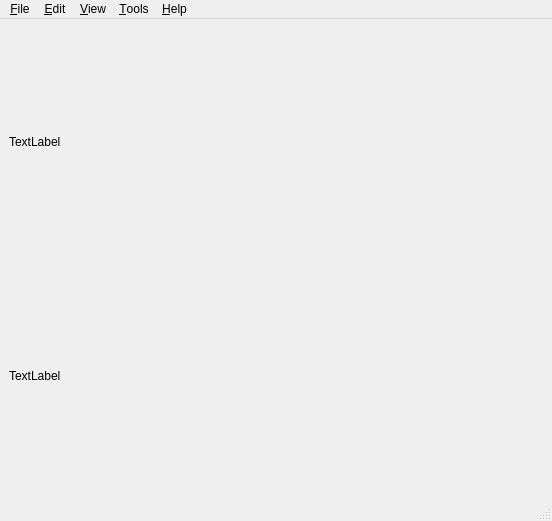
<?xml version="1.0" encoding="UTF-8"?>
<ui version="4.0">
 <class>MainWindow</class>
 <widget class="QMainWindow" name="MainWindow">
  <property name="geometry">
   <rect>
    <x>0</x>
    <y>0</y>
    <width>552</width>
    <height>521</height>
   </rect>
  </property>
  <property name="windowTitle">
   <string>MainWindow</string>
  </property>
  <widget class="QWidget" name="centralwidget">
   <layout class="QVBoxLayout" name="verticalLayout">
    <item>
     <widget class="QLabel" name="label_2">
      <property name="text">
       <string>TextLabel</string>
      </property>
     </widget>
    </item>
    <item>
     <widget class="QLabel" name="label">
      <property name="text">
       <string>TextLabel</string>
      </property>
     </widget>
    </item>
   </layout>
  </widget>
  <widget class="QMenuBar" name="menubar">
   <property name="geometry">
    <rect>
     <x>0</x>
     <y>0</y>
     <width>552</width>
     <height>26</height>
    </rect>
   </property>
   <widget class="QMenu" name="menuFile">
    <property name="title">
     <string>&amp;File</string>
    </property>
    <addaction name="actionNew"/>
    <addaction name="actionOpen"/>
    <addaction name="separator"/>
    <addaction name="action_Preference"/>
    <addaction name="action_Exit"/>
   </widget>
   <widget class="QMenu" name="menu_Edit">
    <property name="title">
     <string>&amp;Edit</string>
    </property>
   </widget>
   <widget class="QMenu" name="menu_View">
    <property name="title">
     <string>&amp;View</string>
    </property>
   </widget>
   <widget class="QMenu" name="menu_Tools">
    <property name="title">
     <string>&amp;Tools</string>
    </property>
   </widget>
   <widget class="QMenu" name="menuHelp">
    <property name="title">
     <string>&amp;Help</string>
    </property>
   </widget>
   <addaction name="menuFile"/>
   <addaction name="menu_Edit"/>
   <addaction name="menu_View"/>
   <addaction name="menu_Tools"/>
   <addaction name="menuHelp"/>
  </widget>
  <widget class="QStatusBar" name="statusbar"/>
  <action name="actionNew">
   <property name="text">
    <string>New...</string>
   </property>
  </action>
  <action name="actionOpen">
   <property name="text">
    <string>&amp;Open</string>
   </property>
  </action>
  <action name="action_Preference">
   <property name="text">
    <string>&amp;Preference...</string>
   </property>
  </action>
  <action name="action_Exit">
   <property name="text">
    <string>&amp;Exit</string>
   </property>
  </action>
 </widget>
 <resources/>
 <connections/>
</ui>
